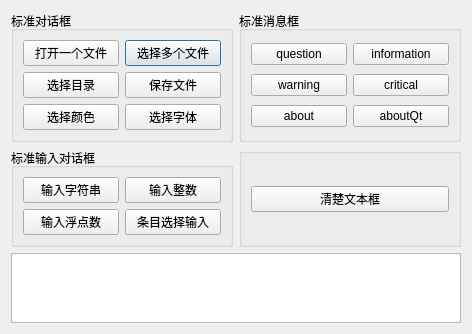
<?xml version="1.0" encoding="UTF-8"?>
<ui version="4.0">
 <class>MyDialog</class>
 <widget class="QDialog" name="MyDialog">
  <property name="geometry">
   <rect>
    <x>0</x>
    <y>0</y>
    <width>472</width>
    <height>324</height>
   </rect>
  </property>
  <property name="windowTitle">
   <string>Dialog</string>
  </property>
  <layout class="QGridLayout" name="gridLayout_5">
   <item row="0" column="0">
    <widget class="QGroupBox" name="groupBox">
     <property name="title">
      <string>标准对话框</string>
     </property>
     <layout class="QGridLayout" name="gridLayout">
      <item row="0" column="1">
       <widget class="QPushButton" name="btnOpenMulti">
        <property name="text">
         <string>选择多个文件</string>
        </property>
       </widget>
      </item>
      <item row="1" column="1">
       <widget class="QPushButton" name="btnSave">
        <property name="text">
         <string>保存文件</string>
        </property>
       </widget>
      </item>
      <item row="0" column="0">
       <widget class="QPushButton" name="btnOpen">
        <property name="text">
         <string>打开一个文件</string>
        </property>
       </widget>
      </item>
      <item row="1" column="0">
       <widget class="QPushButton" name="btnSelDir">
        <property name="text">
         <string>选择目录</string>
        </property>
       </widget>
      </item>
      <item row="2" column="0">
       <widget class="QPushButton" name="btnSelColro">
        <property name="text">
         <string>选择颜色</string>
        </property>
       </widget>
      </item>
      <item row="2" column="1">
       <widget class="QPushButton" name="btnSelFont">
        <property name="text">
         <string>选择字体</string>
        </property>
       </widget>
      </item>
     </layout>
    </widget>
   </item>
   <item row="0" column="1">
    <widget class="QGroupBox" name="groupBox_2">
     <property name="title">
      <string>标准消息框</string>
     </property>
     <layout class="QGridLayout" name="gridLayout_2">
      <item row="1" column="1">
       <widget class="QPushButton" name="btnMsgCritical">
        <property name="text">
         <string>critical</string>
        </property>
       </widget>
      </item>
      <item row="0" column="1">
       <widget class="QPushButton" name="btnMsgInformation">
        <property name="text">
         <string>information</string>
        </property>
       </widget>
      </item>
      <item row="1" column="0">
       <widget class="QPushButton" name="btnMsgWarning">
        <property name="text">
         <string>warning</string>
        </property>
       </widget>
      </item>
      <item row="0" column="0">
       <widget class="QPushButton" name="btnMsgQuestion">
        <property name="text">
         <string>question</string>
        </property>
       </widget>
      </item>
      <item row="2" column="0">
       <widget class="QPushButton" name="btnMsgAbout">
        <property name="text">
         <string>about</string>
        </property>
       </widget>
      </item>
      <item row="2" column="1">
       <widget class="QPushButton" name="btnMsgAboutQt">
        <property name="text">
         <string>aboutQt</string>
        </property>
       </widget>
      </item>
     </layout>
    </widget>
   </item>
   <item row="1" column="0">
    <widget class="QGroupBox" name="groupBox_3">
     <property name="title">
      <string>标准输入对话框</string>
     </property>
     <layout class="QGridLayout" name="gridLayout_3">
      <item row="0" column="0">
       <widget class="QPushButton" name="btnInputString">
        <property name="text">
         <string>输入字符串</string>
        </property>
       </widget>
      </item>
      <item row="0" column="1">
       <widget class="QPushButton" name="btnInputInt">
        <property name="text">
         <string>输入整数</string>
        </property>
       </widget>
      </item>
      <item row="1" column="0">
       <widget class="QPushButton" name="btnInputFloat">
        <property name="text">
         <string>输入浮点数</string>
        </property>
       </widget>
      </item>
      <item row="1" column="1">
       <widget class="QPushButton" name="btnInputItem">
        <property name="text">
         <string>条目选择输入</string>
        </property>
       </widget>
      </item>
     </layout>
    </widget>
   </item>
   <item row="1" column="1">
    <widget class="QGroupBox" name="groupBox_4">
     <property name="title">
      <string/>
     </property>
     <layout class="QGridLayout" name="gridLayout_4">
      <item row="0" column="0">
       <widget class="QPushButton" name="pushButton_16">
        <property name="text">
         <string>清楚文本框</string>
        </property>
       </widget>
      </item>
     </layout>
    </widget>
   </item>
   <item row="2" column="0" colspan="2">
    <widget class="QPlainTextEdit" name="plainTextEdit"/>
   </item>
  </layout>
 </widget>
 <resources/>
 <connections/>
</ui>
